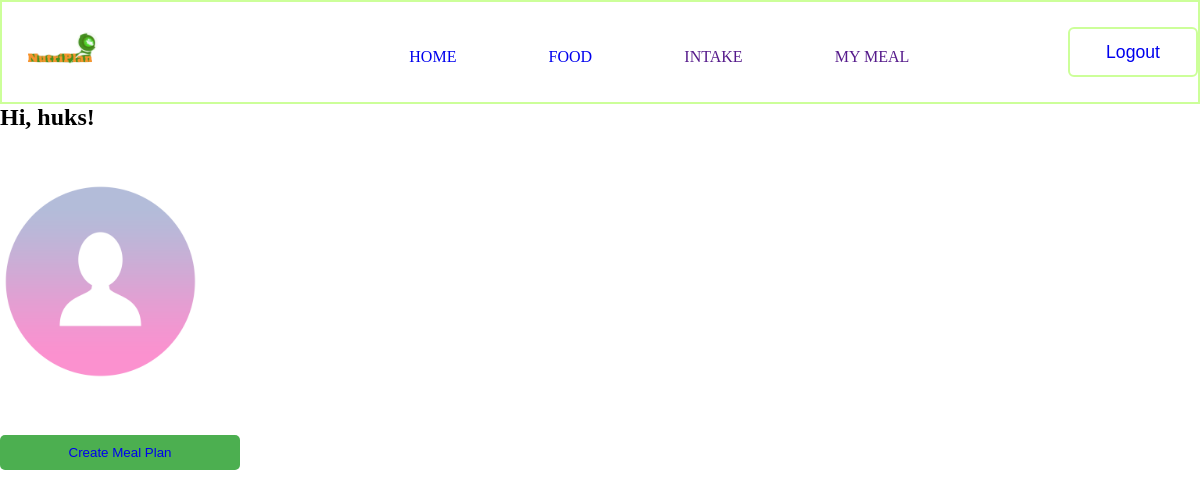
The page /index (signed in) on the database as committed earlier.
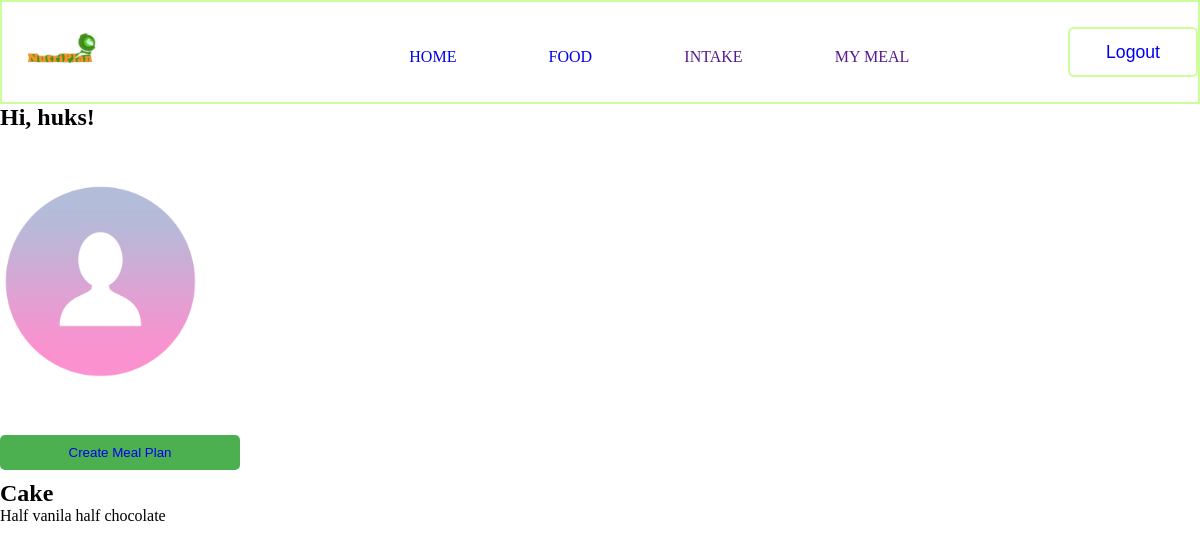
The same page on the database as committed later.
### app/models.py (models this page shows, shortened)
class User(UserMixin, db.Model):
    id: so.Mapped[int] = so.mapped_column(primary_key=True)
    username: so.Mapped[str] = so.mapped_column(sa.String(255), index=True,
                                        unique=True, nullable=False)
    password_hash: so.Mapped[str] = so.mapped_column(sa.String(255),
                                                nullable=False)
    email: so.Mapped[str] = so.mapped_column(sa.String(255),
                                             index=True, unique=True)
    meal_plans: so.WriteOnlyMapped['MealPlan'] = so.relationship(
         backref='user', lazy=True)

class MealPlan(db.Model):
    id: so.Mapped[int] = so.mapped_column(primary_key=True)
    user_id: so.Mapped[int] = so.mapped_column(sa.ForeignKey(User.id),
                                       index=True, nullable=False)
    name: so.Mapped[str] = so.mapped_column(sa.String(255), nullable=False)
    description: so.Mapped[str] = so.mapped_column(sa.Text)
    meals: so.WriteOnlyMapped['Meal'] = so.relationship(backref='meal_plan',
                                                        lazy=True)

### app/auth/routes.py (the view)
@bp.route('/index', methods=['GET', 'POST'], strict_slashes=False)
@login_required
def index():
        page = request.args.get('page', 1, type=int)
        meal_plans = MealPlan.query.paginate(page=page, per_page=10)
        return render_template('index.html', meal_plans=meal_plans)

### app/models.py (called while the page is built)
@login_manager.user_loader
def load_user(id):
    return db.session.get(User, int(id))

### app/templates/index.html (shortened to what this page needs)
<!DOCTYPE html>
<html lang="en">
<head>
    <link rel="stylesheet" href="{{ url_for('static', filename='css/style.css') }}">
</head>
<body>
        <section id="navbar">
            <div class="logo"><a href="{{ url_for('auth.home') }}"><img src="static/images/NutriPlan_logo_without_BG.png" alt="Nutri Plan logo"></a></div>
            <nav class="btt">
                <ul>
                    <li><a href="{{ url_for('auth.home')}}">HOME</a></li>
                    <li><a href="{{ url_for('api.get_meal_plans')}}">FOOD</a></li>
                    <li><a href="">INTAKE</a></li>
                    <li><a href="" id="showMeal">MY MEAL</a></li>
                </ul>
            </nav>
            <button class="mlogin" id="mealPlanDirection"> <a href="{{ url_for('auth.logout') }}">Logout</a></button>
        </section>
        <h2>Hi, {{ current_user.username }}!</h2>
        {% if current_user.picture %}
                <img class="display-pic" src="{{ url_for('static', filename='images/' + current_user.picture) }}" id="profile">
                {% else %}
                <img src="{{ url_for('static', filename='/images/default_profile_pc.png') }}" alt="Default Image" class="display-pic">
                {% endif %}
        <br>
        <button class="btn-n" id="about-us " onclick="mypopup()" >
            <a href="{{ url_for('api.create_meal_plan') }}">Create Meal Plan</a>
          </button>
        {% for mealplan in meal_plans %}
            <div class="meal-plan">
                <h2>{{ mealplan.name }}</h2>
                <p>{{ mealplan.description }}</p>
        {% endfor %}
    </div>
</body>
</html>

### app/static/css/style.css (style rules this page uses)
* { margin: 0; padding: 0; max-width: 100%; }
#navbar { max-height: 100px; border: 2px solid #ccff99; display: flex; justify-content: space-between; right: 0%; top: 0%; left: 0%; flex-direction: row; background-color: white; }
#navbar .logo { max-width: 100px; height: 100px; margin-left: 10px; }
nav { position: relative; margin-top: 30px; }
nav > ul { display: flex; width: 500px; height: 50px; justify-content: space-between; align-items: center; align-content: center; margin-right: 10px; text-decoration: none; }
a { text-decoration: none; }
ul > li { list-style: none; }
ul > li > a { text-decoration: none; }
nav > ul > li { position: relative; }
nav > ul > li::after { content: ""; position: absolute; left: 0; bottom: 0; width: 0; height: 2px; background-color: blue; transition: width 0.5s ease; }
.mlogin { width: 130px; height: 50px; background: transparent; border: 2px solid #ccff99; outline: none; border-radius: 6px; font-size: 1.1rem; font-weight: 500; cursor: pointer; margin-top: 25px; transition: 1.5s; }
.display-pic { height: 200px; width: 200px; margin-top: 50px; }
input[type="submit"], .btn-n { width: 50%; padding: 10px; border: none; background-color: #4caf50; border-radius: 5px; margin: auto; margin-bottom: 10px; }
.btn-n { width: 20%; margin-top: 50px; }

Rows that differ between the two databases and show on the page:
added MealPlan: name "Cake", description "Half vanila half chocolate"
